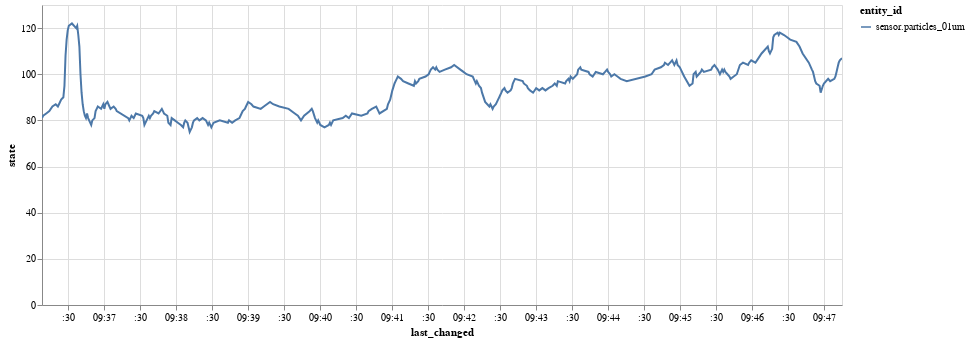

Write notebook code for a chart like this one.
### Code cell
import altair as alt
alt.data_transformers.enable('default', max_rows=None)

to_plot = 'particles_01um'
alt.Chart(df[df['friendly_name'] == to_plot]).mark_line().encode(
    x='last_changed',
    y='state',
    color='entity_id',
    tooltip=['entity_id', 'state', 'last_changed']
).properties(
    width=800,
    height=300
).interactive()

### Figure 1 — Vega-Lite specification as saved in the notebook (floating-point values rounded to 4 significant figures; data arrays with more than 128 entries replaced by an {"elided": "..."} marker saying what was removed)
{"config": {"view": {"continuousWidth": 400, "continuousHeight": 300}}, "data": {"name": "data-c4fae18f5fb9d72990eef395cd5c9f36"}, "mark": "line", "encoding": {"color": {"type": "nominal", "field": "entity_id"}, "tooltip": [{"type": "nominal", "field": "entity_id"}, {"type": "quantitative", "field": "state"}, {"type": "temporal", "field": "last_changed"}], "x": {"type": "temporal", "field": "last_changed"}, "y": {"type": "quantitative", "field": "state"}}, "height": 300, "selection": {"selector001": {"type": "interval", "bind": "scales", "encodings": ["x", "y"]}}, "width": 800, "$schema": "https://vega.github.io/schema/vega-lite/v4.0.0.json", "datasets": {"data-c4fae18f5fb9d72990eef395cd5c9f36": {"elided": "324 records"}}}
